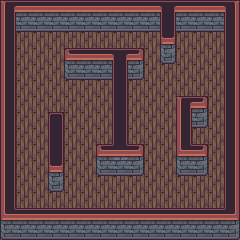

A 2D game scene composited from a Tiled map and its tileset images. What follows is a short description and the map's XML, with every tile layer's data as written:
An orthogonal 15x15 tile map with 16x16 px tiles, 4 tile layers (Floor, Walls, WallsWithAbove, Above).

<map version="1.2" tiledversion="1.2.0" orientation="orthogonal" renderorder="right-down" width="15" height="15" tilewidth="16" tileheight="16" infinite="0" nextlayerid="16" nextobjectid="1">
 <tileset firstgid="1" name="Castle" tilewidth="16" tileheight="16" tilecount="300" columns="15">
  <image source="../images/castle_tileset.png" width="240" height="320" />
 </tileset>
 <layer id="9" name="Floor" width="15" height="15">
  <data encoding="csv">
230,230,230,230,230,230,230,230,230,230,230,230,230,230,230,
230,230,230,230,230,230,230,230,230,230,230,230,230,230,230,
230,230,230,230,230,230,230,230,230,230,230,230,230,230,230,
230,230,230,230,230,230,230,230,230,230,230,230,230,230,230,
230,230,230,230,230,230,230,230,230,230,230,230,230,230,230,
230,230,230,230,230,230,230,230,230,230,230,230,230,230,230,
230,230,230,230,230,230,230,230,230,230,230,230,230,230,230,
230,230,230,230,230,230,230,230,230,230,230,230,230,230,230,
230,230,230,230,230,230,230,230,230,230,230,230,230,230,230,
230,230,230,230,230,230,230,230,230,230,230,230,230,230,230,
230,230,230,230,230,230,230,230,230,230,230,230,230,230,230,
230,230,230,230,230,230,230,230,230,230,230,230,230,230,230,
230,230,230,230,230,230,230,230,230,230,230,230,230,230,230,
230,230,230,230,230,230,230,230,230,230,230,230,230,230,230,
230,230,230,230,230,230,230,230,230,230,230,230,230,230,230
</data>
 </layer>
 <layer id="10" name="Walls" width="15" height="15">
  <data encoding="csv">
111,112,112,112,112,112,112,112,112,112,145,112,112,112,113,
126,127,127,127,127,127,127,127,127,127,59,127,127,127,128,
141,0,0,0,0,0,0,0,0,0,160,0,0,0,143,
141,0,0,0,0,0,0,0,0,0,175,0,0,0,143,
141,0,0,0,171,127,172,59,173,0,0,0,0,0,143,
141,0,0,0,0,0,0,59,0,0,0,0,0,0,143,
141,0,0,0,0,0,0,59,0,0,0,0,0,0,143,
126,0,0,0,0,0,0,59,0,0,0,126,173,0,143,
141,0,0,159,0,0,0,59,0,0,0,126,0,0,143,
141,0,0,159,0,0,0,74,0,0,0,156,0,0,143,
141,0,0,160,0,0,171,172,173,0,0,171,173,0,143,
126,0,0,175,0,0,0,0,0,0,0,0,0,0,143,
141,0,0,0,0,0,0,0,0,0,0,0,0,0,143,
156,0,0,0,0,0,0,0,0,0,0,0,0,0,158,
171,172,172,172,172,172,172,172,172,172,172,172,172,172,173
</data>
 </layer>
 <layer id="15" name="WallsWithAbove" width="15" height="15">
  <data encoding="csv">
111,112,112,112,112,112,112,112,112,112,145,112,112,112,113,
126,127,127,127,127,127,127,127,127,127,59,127,127,127,128,
141,0,0,0,0,0,0,0,0,0,160,0,0,0,143,
141,0,0,0,187,112,157,45,190,0,175,0,0,0,143,
141,0,0,0,171,127,172,59,173,0,0,0,0,0,143,
141,0,0,0,0,0,0,59,0,0,0,0,0,0,143,
141,0,0,0,0,0,0,59,0,0,0,111,190,0,143,
126,0,0,144,0,0,0,59,0,0,0,126,173,0,143,
141,0,0,159,0,0,0,59,0,0,0,126,0,0,143,
141,0,0,159,0,0,187,74,190,0,0,156,190,0,143,
141,0,0,160,0,0,171,172,173,0,0,171,173,0,143,
126,0,0,175,0,0,0,0,0,0,0,0,0,0,143,
141,0,0,0,0,0,0,0,0,0,0,0,0,0,143,
156,157,157,157,157,157,157,157,157,157,157,157,157,157,158,
171,172,172,172,172,172,172,172,172,172,172,172,172,172,173
</data>
 </layer>
 <layer id="12" name="Above" width="15" height="15">
  <data encoding="csv">
0,0,0,0,0,0,0,0,0,0,0,0,0,0,0,
0,0,0,0,0,0,0,0,0,0,0,0,0,0,0,
0,0,0,0,0,0,0,0,0,0,0,0,0,0,0,
0,0,0,0,187,112,157,45,190,0,0,0,0,0,0,
0,0,0,0,0,0,0,0,0,0,0,0,0,0,0,
0,0,0,0,0,0,0,0,0,0,0,0,0,0,0,
0,0,0,0,0,0,0,0,0,0,0,111,190,0,0,
0,0,0,144,0,0,0,0,0,0,0,0,0,0,0,
0,0,0,0,0,0,0,0,0,0,0,0,0,0,0,
0,0,0,0,0,0,187,0,190,0,0,0,190,0,0,
0,0,0,0,0,0,0,0,0,0,0,0,0,0,0,
0,0,0,0,0,0,0,0,0,0,0,0,0,0,0,
0,0,0,0,0,0,0,0,0,0,0,0,0,0,0,
0,157,157,157,157,157,157,157,157,157,157,157,157,157,0,
0,0,0,0,0,0,0,0,0,0,0,0,0,0,0
</data>
 </layer>
</map>
